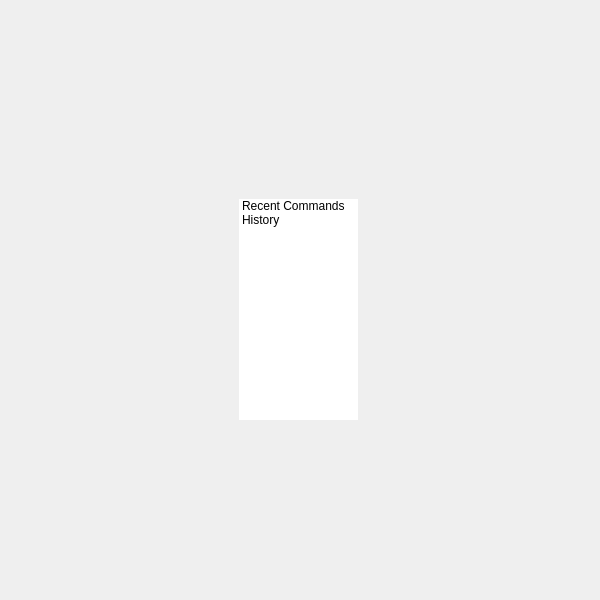
<?xml version="1.0" encoding="UTF-8"?>
<ui version="4.0">
 <class>QtUi</class>
 <widget class="QMainWindow" name="QtUi">
  <property name="enabled">
   <bool>true</bool>
  </property>
  <property name="geometry">
   <rect>
    <x>0</x>
    <y>0</y>
    <width>600</width>
    <height>600</height>
   </rect>
  </property>
  <property name="sizePolicy">
   <sizepolicy hsizetype="Ignored" vsizetype="Ignored">
    <horstretch>0</horstretch>
    <verstretch>0</verstretch>
   </sizepolicy>
  </property>
  <property name="minimumSize">
   <size>
    <width>0</width>
    <height>0</height>
   </size>
  </property>
  <property name="maximumSize">
   <size>
    <width>16777215</width>
    <height>16777215</height>
   </size>
  </property>
  <property name="cursor">
   <cursorShape>ArrowCursor</cursorShape>
  </property>
  <property name="windowTitle">
   <string>Toolkit</string>
  </property>
  <property name="whatsThis">
   <string>main_lower</string>
  </property>
  <property name="toolButtonStyle">
   <enum>Qt::ToolButtonIconOnly</enum>
  </property>
  <property name="tabShape">
   <enum>QTabWidget::Triangular</enum>
  </property>
  <property name="dockNestingEnabled">
   <bool>true</bool>
  </property>
  <property name="dockOptions">
   <set>QMainWindow::AllowNestedDocks|QMainWindow::AllowTabbedDocks|QMainWindow::AnimatedDocks|QMainWindow::ForceTabbedDocks</set>
  </property>
  <widget class="QWidget" name="mainWindow">
   <property name="sizePolicy">
    <sizepolicy hsizetype="Ignored" vsizetype="Ignored">
     <horstretch>0</horstretch>
     <verstretch>0</verstretch>
    </sizepolicy>
   </property>
   <layout class="QGridLayout" name="gridLayout">
    <item row="0" column="0">
     <widget class="QWidget" name="staticWindow" native="true">
      <widget class="TreeWidgetExpandableList" name="tree000">
       <property name="geometry">
        <rect>
         <x>230</x>
         <y>190</y>
         <width>119</width>
         <height>221</height>
        </rect>
       </property>
       <property name="layoutDirection">
        <enum>Qt::LeftToRight</enum>
       </property>
       <property name="frameShape">
        <enum>QFrame::NoFrame</enum>
       </property>
       <property name="frameShadow">
        <enum>QFrame::Plain</enum>
       </property>
       <property name="verticalScrollBarPolicy">
        <enum>Qt::ScrollBarAlwaysOff</enum>
       </property>
       <property name="horizontalScrollBarPolicy">
        <enum>Qt::ScrollBarAlwaysOff</enum>
       </property>
       <property name="sizeAdjustPolicy">
        <enum>QAbstractScrollArea::AdjustToContents</enum>
       </property>
       <property name="selectionMode">
        <enum>QAbstractItemView::NoSelection</enum>
       </property>
       <property name="indentation">
        <number>0</number>
       </property>
       <property name="itemsExpandable">
        <bool>false</bool>
       </property>
       <property name="headerHidden">
        <bool>true</bool>
       </property>
       <property name="expandsOnDoubleClick">
        <bool>false</bool>
       </property>
       <property name="columnCount">
        <number>1</number>
       </property>
       <attribute name="headerVisible">
        <bool>false</bool>
       </attribute>
       <column>
        <property name="text">
         <string notr="true">root</string>
        </property>
       </column>
       <item>
        <property name="text">
         <string>Recent Commands</string>
        </property>
       </item>
       <item>
        <property name="text">
         <string>History</string>
        </property>
       </item>
      </widget>
      <widget class="QPushButton" name="i000">
       <property name="geometry">
        <rect>
         <x>250</x>
         <y>190</y>
         <width>76</width>
         <height>21</height>
        </rect>
       </property>
       <property name="minimumSize">
        <size>
         <width>0</width>
         <height>21</height>
        </size>
       </property>
       <property name="maximumSize">
        <size>
         <width>16777215</width>
         <height>21</height>
        </size>
       </property>
       <property name="whatsThis">
        <string>main_lower</string>
       </property>
      </widget>
      <zorder>i000</zorder>
      <zorder>tree000</zorder>
     </widget>
    </item>
   </layout>
  </widget>
 </widget>
 <customwidgets>
  <customwidget>
   <class>TreeWidgetExpandableList</class>
   <extends>QTreeWidget</extends>
   <header>qtreewidget_expandablelist.h</header>
  </customwidget>
 </customwidgets>
 <resources/>
 <connections/>
 <designerdata>
  <property name="gridDeltaX">
   <number>5</number>
  </property>
  <property name="gridDeltaY">
   <number>10</number>
  </property>
  <property name="gridSnapX">
   <bool>true</bool>
  </property>
  <property name="gridSnapY">
   <bool>true</bool>
  </property>
  <property name="gridVisible">
   <bool>true</bool>
  </property>
 </designerdata>
</ui>
